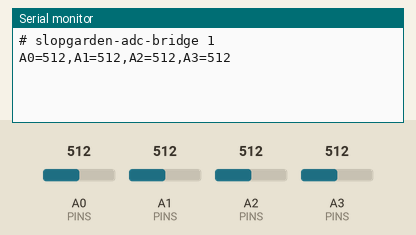
Recording of a sketch running on a simulated Arduino Uno, built with avr-gcc and run on an emulated ATmega328P. Shown: the last lines printed to the serial monitor. Inputs (shaded band) come from the test bench; at power-on: A0 (PINS) = 512, A1 (PINS) = 512, A2 (PINS) = 512, A3 (PINS) = 512.

Above: at 1.8 s.
1.9 s: A0 (PINS) set to 716
At 2.4 s:
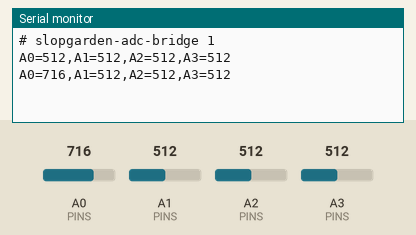
3.4 s: A1 (PINS) set to 716
At 4.7 s:
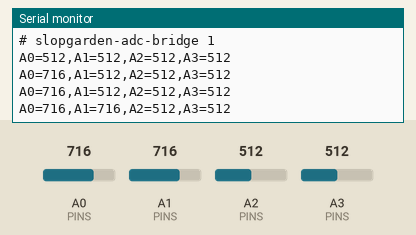
4.9 s: A2 (PINS) set to 716
At 5.8 s:
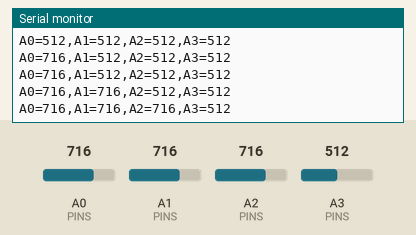
6.4 s: A3 (PINS) set to 716
At 7.4 s:
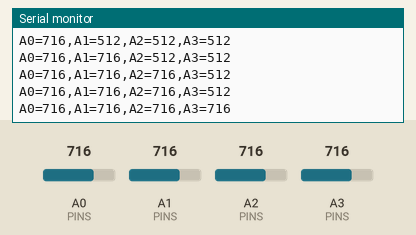
7.9 s: A0 (PINS) set to 992
At 8.8 s:
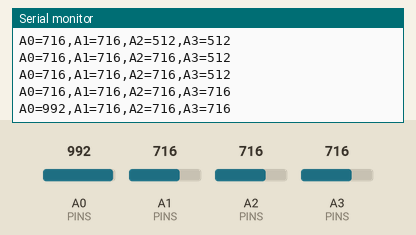
9.4 s: A1 (PINS) set to 992
At 10.8 s:
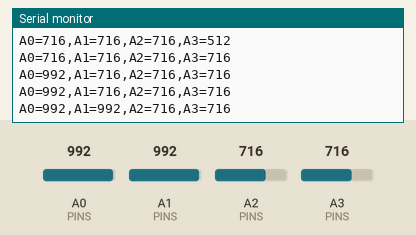
Timing chart, 0 to 11.9 s (numbered marks = the images above; inputs shaded):
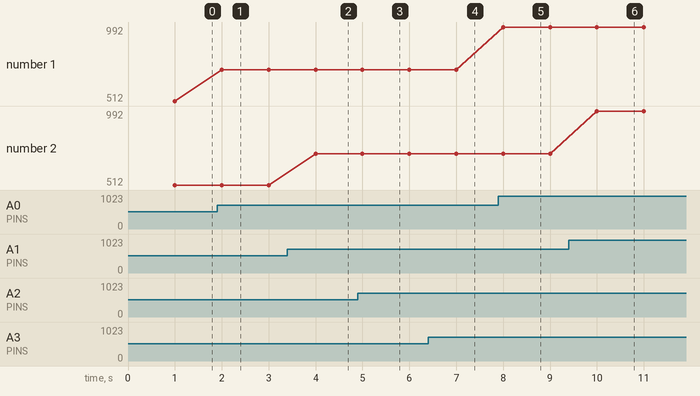

The sketch:

slopgarden-adc-bridge.ino
```cpp
// SlopGarden ADC bridge: prints the Arduino's analog inputs over USB serial for the
// SlopGarden client's "arduino-serial-adc" plugin. See docs/hardware/arduino-adc-bridge.md.
//
// Output, one line per interval at 115200 baud:  A0=512,A1=300,A2=1023,A3=0
// Lines starting with '#' are ignored by the client.

const unsigned long BAUD = 115200;
const unsigned long INTERVAL_MS = 1000;
const uint8_t SAMPLES = 8;  // averaged per reading to smooth noisy soil probes

// Inputs to report. On an Uno/Nano these are A0..A5; add A6/A7 on a Nano.
const uint8_t PINS[] = {A0, A1, A2, A3};
const char* const NAMES[] = {"A0", "A1", "A2", "A3"};
const uint8_t PIN_COUNT = sizeof(PINS) / sizeof(PINS[0]);

// Optional: power capacitive/resistive probes only while measuring to slow electrode corrosion.
// Set to a digital pin wired to the probes' VCC, or -1 to keep them powered.
const int PROBE_POWER_PIN = -1;
const unsigned long PROBE_SETTLE_MS = 50;

unsigned long lastSent = 0;

void setup() {
  Serial.begin(BAUD);
  if (PROBE_POWER_PIN >= 0) {
    pinMode(PROBE_POWER_PIN, OUTPUT);
    digitalWrite(PROBE_POWER_PIN, LOW);
  }
  Serial.println(F("# slopgarden-adc-bridge 1"));
}

int readAveraged(uint8_t pin) {
  analogRead(pin);  // the first conversion after switching the multiplexer is unreliable
  long sum = 0;
  for (uint8_t i = 0; i < SAMPLES; i++) {
    sum += analogRead(pin);
    delay(2);
  }
  return (int)(sum / SAMPLES);
}

void loop() {
  unsigned long now = millis();
  if (now - lastSent < INTERVAL_MS) return;
  lastSent = now;

  if (PROBE_POWER_PIN >= 0) {
    digitalWrite(PROBE_POWER_PIN, HIGH);
    delay(PROBE_SETTLE_MS);
  }

  for (uint8_t i = 0; i < PIN_COUNT; i++) {
    if (i > 0) Serial.print(',');
    Serial.print(NAMES[i]);
    Serial.print('=');
    Serial.print(readAveraged(PINS[i]));
  }
  Serial.println();

  if (PROBE_POWER_PIN >= 0) digitalWrite(PROBE_POWER_PIN, LOW);
}
```

Measured:
- after the input at 1.9 s, the serial monitor: prints a new line after 0.10 s (image 1)
- after the input at 3.4 s, the serial monitor: prints a new line after 0.60 s (image 2)
- after the input at 4.9 s, the serial monitor: prints a new line after 0.10 s (image 3)
- after the input at 6.4 s, the serial monitor: prints a new line after 0.60 s (image 4)
- after the input at 7.9 s, the serial monitor: prints a new line after 0.10 s (image 5)
- after the input at 9.4 s, the serial monitor: prints a new line after 0.60 s (image 6)
- plotted number 1: 512 → 716 after the input at 1.9 s, 716 → 992 after the input at 7.9 s
